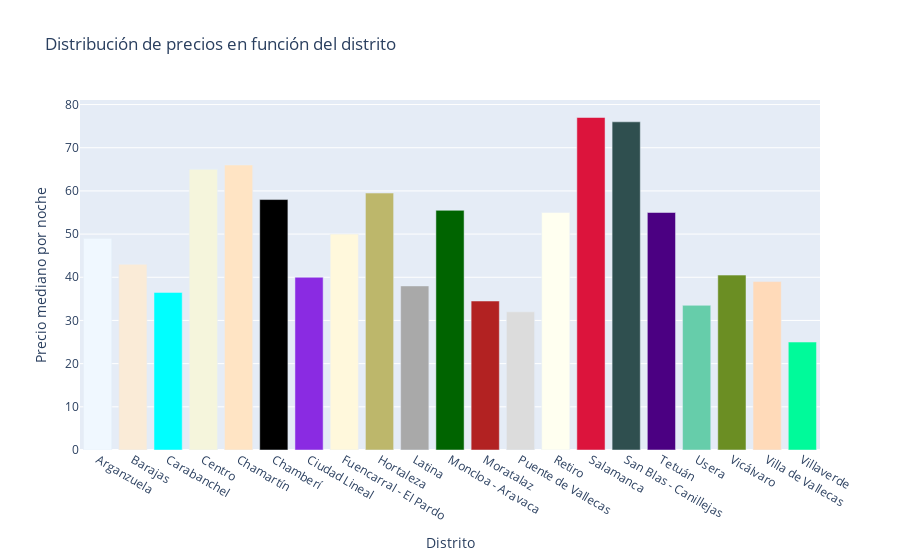

Source (notebook cell):
### Code cell
# Cómo es la distribución de precios de acuerdo al barrio? 

data = [
    go.Bar(
        x = list(median_neigh.keys()),
        y = list(median_neigh.values()),
        name = "Median price per neighbourhood",
        marker_color = ["aliceblue","antiquewhite","aqua","beige","bisque","black", "blueviolet",
                        "cornsilk", "darkkhaki", "darkgrey", "darkgreen", "firebrick", "gainsboro",
                        "ivory", "crimson", "darkslategray", "indigo", "mediumaquamarine", "olivedrab", "peachpuff","mediumspringgreen"],
    )
]

layout = go.Layout(title = "Distribución de precios en función del distrito", xaxis_title = "Distrito", 
                   yaxis_title = "Precio mediano por noche",
                  )

fig = go.Figure(data = data, layout = layout)

fig.show()

### Figure 1 — Plotly figure (JSON) as saved in the notebook; plotly's stock layout.template omitted (floating-point values rounded to 4 significant figures)
{"data": [{"marker": {"color": ["aliceblue", "antiquewhite", "aqua", "beige", "bisque", "black", "blueviolet", "cornsilk", "darkkhaki", "darkgrey", "darkgreen", "firebrick", "gainsboro", "ivory", "crimson", "darkslategray", "indigo", "mediumaquamarine", "olivedrab", "peachpuff", "mediumspringgreen"]}, "name": "Median price per neighbourhood", "type": "bar", "x": ["Arganzuela", "Barajas", "Carabanchel", "Centro", "Chamartín", "Chamberí", "Ciudad Lineal", "Fuencarral - El Pardo", "Hortaleza", "Latina", "Moncloa - Aravaca", "Moratalaz", "Puente de Vallecas", "Retiro", "Salamanca", "San Blas - Canillejas", "Tetuán", "Usera", "Vicálvaro", "Villa de Vallecas", "Villaverde"], "y": [49, 43, 36.5, 65, 66, 58, 40, 50, 59.5, 38, 55.5, 34.5, 32, 55, 77, 76, 55, 33.5, 40.5, 39, 25]}], "layout": {"title": {"text": "Distribución de precios en función del distrito"}, "xaxis": {"title": {"text": "Distrito"}}, "yaxis": {"title": {"text": "Precio mediano por noche"}}}}
